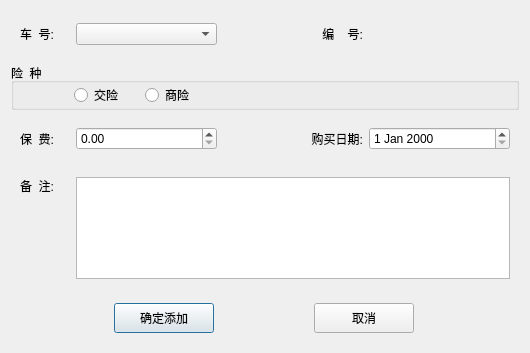
<?xml version="1.0" encoding="UTF-8"?>
<ui version="4.0">
 <class>InsuranceDialog</class>
 <widget class="QDialog" name="InsuranceDialog">
  <property name="geometry">
   <rect>
    <x>0</x>
    <y>0</y>
    <width>530</width>
    <height>353</height>
   </rect>
  </property>
  <property name="windowTitle">
   <string>Dialog</string>
  </property>
  <layout class="QVBoxLayout" name="verticalLayout">
   <item>
    <widget class="QWidget" name="widget" native="true">
     <property name="maximumSize">
      <size>
       <width>16777215</width>
       <height>50</height>
      </size>
     </property>
     <layout class="QHBoxLayout" name="horizontalLayout">
      <item>
       <widget class="QLabel" name="label">
        <property name="maximumSize">
         <size>
          <width>50</width>
          <height>16777215</height>
         </size>
        </property>
        <property name="text">
         <string>车  号:</string>
        </property>
       </widget>
      </item>
      <item>
       <widget class="QComboBox" name="carNumComboBox"/>
      </item>
      <item>
       <widget class="QLabel" name="label_5">
        <property name="text">
         <string>编    号:</string>
        </property>
        <property name="alignment">
         <set>Qt::AlignRight|Qt::AlignTrailing|Qt::AlignVCenter</set>
        </property>
       </widget>
      </item>
      <item>
       <widget class="QLabel" name="numberLabel">
        <property name="text">
         <string/>
        </property>
       </widget>
      </item>
     </layout>
    </widget>
   </item>
   <item>
    <widget class="QWidget" name="widget_2" native="true">
     <property name="maximumSize">
      <size>
       <width>16777215</width>
       <height>50</height>
      </size>
     </property>
     <layout class="QHBoxLayout" name="horizontalLayout_2">
      <property name="spacing">
       <number>0</number>
      </property>
      <property name="leftMargin">
       <number>0</number>
      </property>
      <property name="topMargin">
       <number>0</number>
      </property>
      <property name="rightMargin">
       <number>0</number>
      </property>
      <property name="bottomMargin">
       <number>0</number>
      </property>
      <item>
       <widget class="QGroupBox" name="groupBox">
        <property name="maximumSize">
         <size>
          <width>16777215</width>
          <height>50</height>
         </size>
        </property>
        <property name="title">
         <string>险  种</string>
        </property>
        <layout class="QHBoxLayout" name="horizontalLayout_3">
         <property name="spacing">
          <number>0</number>
         </property>
         <property name="leftMargin">
          <number>10</number>
         </property>
         <property name="topMargin">
          <number>0</number>
         </property>
         <property name="rightMargin">
          <number>0</number>
         </property>
         <property name="bottomMargin">
          <number>0</number>
         </property>
         <item>
          <widget class="QLabel" name="label_6">
           <property name="minimumSize">
            <size>
             <width>50</width>
             <height>0</height>
            </size>
           </property>
           <property name="maximumSize">
            <size>
             <width>50</width>
             <height>16777215</height>
            </size>
           </property>
           <property name="text">
            <string/>
           </property>
          </widget>
         </item>
         <item>
          <widget class="QRadioButton" name="insuranceRadioBtn">
           <property name="text">
            <string>交险</string>
           </property>
          </widget>
         </item>
         <item>
          <widget class="QRadioButton" name="businessInsuranceRadioBtn">
           <property name="text">
            <string>商险</string>
           </property>
          </widget>
         </item>
         <item>
          <widget class="QLabel" name="label_7">
           <property name="minimumSize">
            <size>
             <width>300</width>
             <height>0</height>
            </size>
           </property>
           <property name="maximumSize">
            <size>
             <width>150</width>
             <height>16777215</height>
            </size>
           </property>
           <property name="text">
            <string/>
           </property>
          </widget>
         </item>
        </layout>
       </widget>
      </item>
     </layout>
    </widget>
   </item>
   <item>
    <widget class="QWidget" name="widget_3" native="true">
     <property name="maximumSize">
      <size>
       <width>16777215</width>
       <height>50</height>
      </size>
     </property>
     <layout class="QHBoxLayout" name="horizontalLayout_4">
      <item>
       <widget class="QLabel" name="label_2">
        <property name="maximumSize">
         <size>
          <width>50</width>
          <height>16777215</height>
         </size>
        </property>
        <property name="text">
         <string>保  费:</string>
        </property>
       </widget>
      </item>
      <item>
       <widget class="QDoubleSpinBox" name="feeDoubleSpinBox"/>
      </item>
      <item>
       <widget class="QLabel" name="label_3">
        <property name="text">
         <string>购买日期:</string>
        </property>
        <property name="alignment">
         <set>Qt::AlignRight|Qt::AlignTrailing|Qt::AlignVCenter</set>
        </property>
       </widget>
      </item>
      <item>
       <widget class="QDateEdit" name="dateDateEdit"/>
      </item>
     </layout>
    </widget>
   </item>
   <item>
    <widget class="QWidget" name="widget_4" native="true">
     <property name="maximumSize">
      <size>
       <width>16777215</width>
       <height>120</height>
      </size>
     </property>
     <layout class="QHBoxLayout" name="horizontalLayout_5">
      <item>
       <widget class="QLabel" name="label_4">
        <property name="minimumSize">
         <size>
          <width>50</width>
          <height>0</height>
         </size>
        </property>
        <property name="text">
         <string>备  注:</string>
        </property>
        <property name="alignment">
         <set>Qt::AlignLeading|Qt::AlignLeft|Qt::AlignTop</set>
        </property>
       </widget>
      </item>
      <item>
       <widget class="QTextEdit" name="textEdit"/>
      </item>
     </layout>
    </widget>
   </item>
   <item>
    <widget class="QWidget" name="widget_5" native="true">
     <property name="maximumSize">
      <size>
       <width>16777215</width>
       <height>50</height>
      </size>
     </property>
     <layout class="QHBoxLayout" name="horizontalLayout_6">
      <item>
       <widget class="QPushButton" name="ensureBtn">
        <property name="minimumSize">
         <size>
          <width>0</width>
          <height>30</height>
         </size>
        </property>
        <property name="maximumSize">
         <size>
          <width>100</width>
          <height>16777215</height>
         </size>
        </property>
        <property name="text">
         <string>确定添加</string>
        </property>
       </widget>
      </item>
      <item>
       <widget class="QPushButton" name="cancelBtn">
        <property name="minimumSize">
         <size>
          <width>0</width>
          <height>30</height>
         </size>
        </property>
        <property name="maximumSize">
         <size>
          <width>100</width>
          <height>16777215</height>
         </size>
        </property>
        <property name="text">
         <string>取消</string>
        </property>
       </widget>
      </item>
     </layout>
    </widget>
   </item>
  </layout>
 </widget>
 <resources/>
 <connections/>
</ui>
